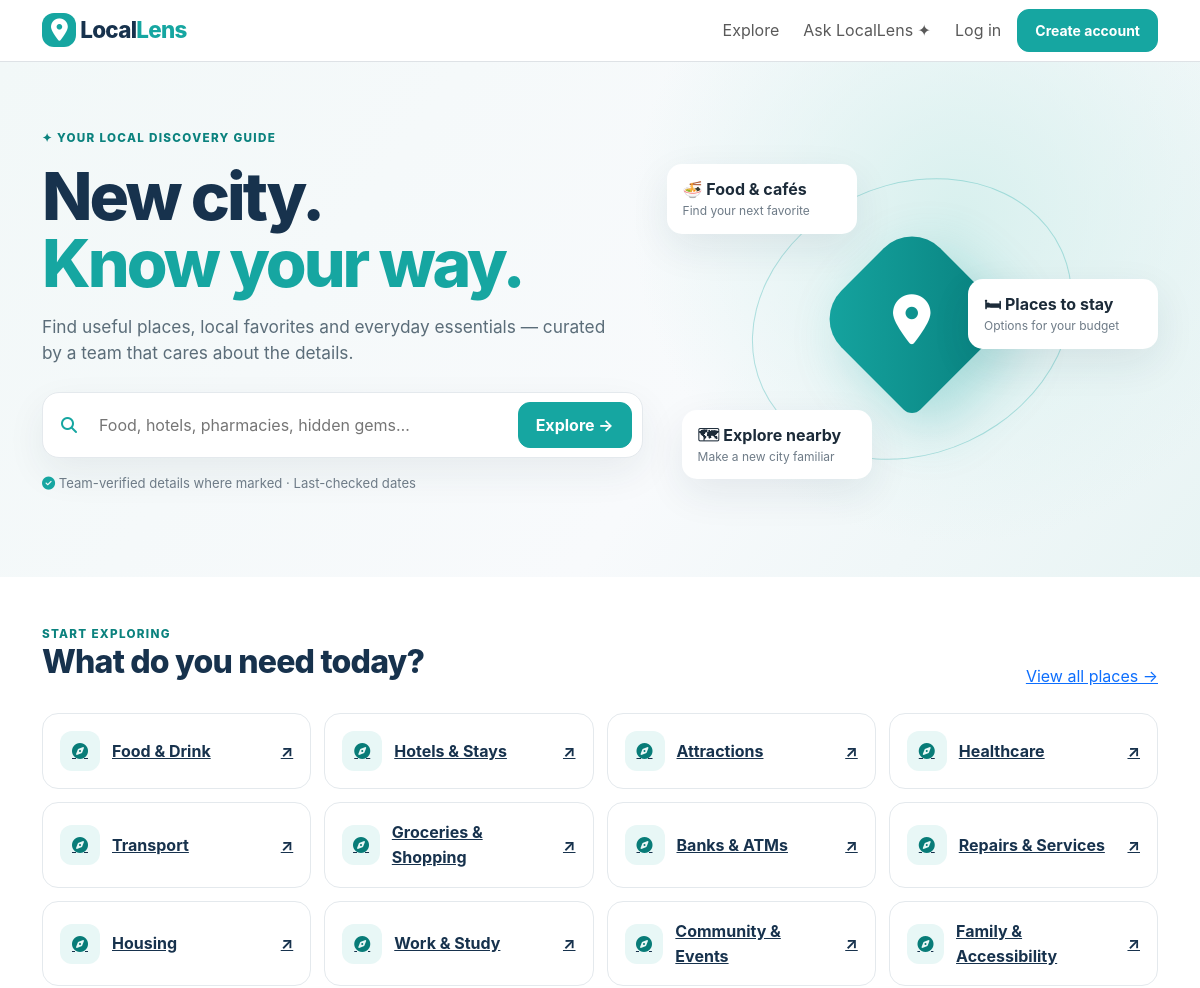
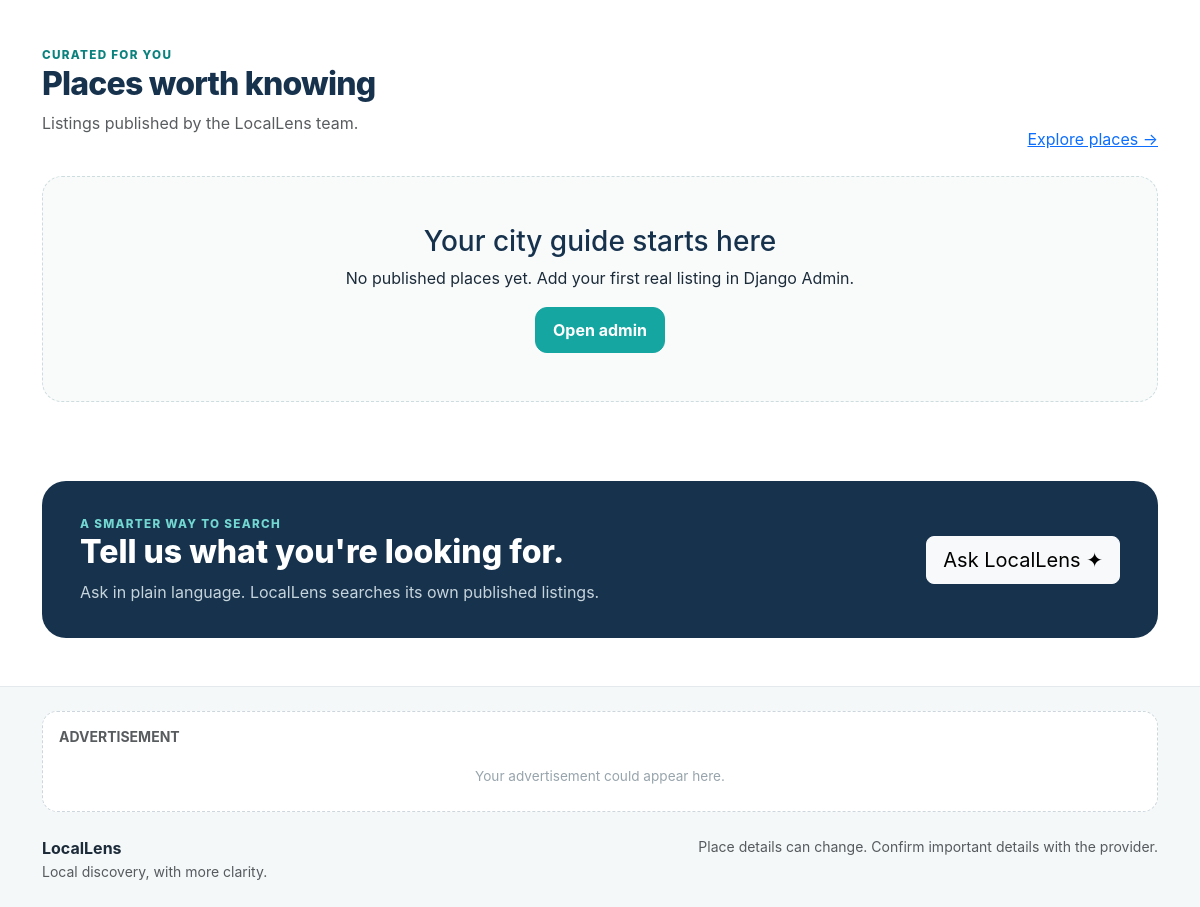
The page / on the database its author committed (2 pictures, top to bottom).
### places/models.py (models this page shows, shortened)
class Category(models.Model):
    name=models.CharField(max_length=100,unique=True); slug=models.SlugField(unique=True,blank=True); icon=models.CharField(max_length=40,blank=True)

### places/views.py (the view)
# urls.py: urlpatterns=[path('',views.home,name='home'),path('places/',views.place_list,name='place_list'),path('places/saved/',views.saved_places,name='saved_places'),path('places/<slug:slug>/',views.place_deta
def home(request):
    featured=Place.objects.filter(status='published').select_related('city','country','category').annotate(rating_avg=Avg('reviews__rating',filter=Q(reviews__status='approved')),review_count=Count('reviews',filter=Q(reviews__status='approved'))).order_by('-is_team_verified','-last_verified_at','name')[:6]
    return render(request,'home.html',{'featured':featured,'categories':Category.objects.all()})

### advertisements/context_processors.py (called while the page is built)
def active_ad(request):
    try:ad=next((x for x in Advertisement.objects.all() if x.is_live()),None)
    except Exception:ad=None
    return {'active_ad':ad}

### templates/home.html (shortened to what this page needs)
{% extends 'base.html' %}{% block title %}LocalLens — Find your place in a new city{% endblock %}{% block content %}
<section class="hero"><div class="container hero-inner"><div><div class="eyebrow">✦ YOUR LOCAL DISCOVERY GUIDE</div><h1>New city.<br><span>Know your way.</span></h1><p class="leadish">Find useful places, local favorites and everyday essentials — curated by a team that cares about the details.</p><form action="{% url 'place_list' %}" class="hero-search"><i class="fa-solid fa-magnifying-glass"></i><input name="q" type="search" placeholder="Food, hotels, pharmacies, hidden gems…" aria-label="Search places"><button class="btn btn-brand">Explore →</button></form><p class="trust"><i class="fa-solid fa-circle-check"></i> Team-verified details where marked · Last-checked dates</p></div><div class="hero-art"><div class="orbit"></div><div class="pin"><i class="fa-solid fa-location-dot"></i></div><div class="float f1"><b>🍜 Food & cafés</b><small>Find your next favorite</small></div><div class="float f2"><b>🛏 Places to stay</b><small>Options for your budget</small></div><div class="float f3"><b>🗺 Explore nearby</b><small>Make a new city familiar</small></div></div></div></section>
<section class="container py-5"><div class="section-head"><div><div class="eyebrow">START EXPLORING</div><h2>What do you need today?</h2></div><a href="{% url 'place_list' %}">View all places →</a></div><div class="category-grid">{% for c in categories %}<a class="category-tile" href="{% url 'place_list' %}?category={{ c.id }}"><span class="cat-icon"><i class="fa-solid fa-compass"></i></span>{{ c.name }} <span class="ms-auto">↗</span></a>{% endfor %}</div></section>
<section class="container pb-4"><div class="section-head"><div><div class="eyebrow">CURATED FOR YOU</div><h2>Places worth knowing</h2><p class="text-muted">Listings published by the LocalLens team.</p></div><a href="{% url 'place_list' %}">Explore places →</a></div><div class="row g-4">{% for p in featured %}<div class="col-md-6 col-lg-4"><article class="place-card h-100"><a class="place-photo" href="{{ p.get_absolute_url }}">{% if p.cover_image %}<img src="{{ p.cover_image.url }}" alt="{{ p.name }}">{% else %}<div class="fallback"><i class="fa-solid fa-location-dot"></i><span>LocalLens place</span></div>{% endif %}{% if p.is_team_verified %}<span class="verified">✓ Team checked</span>{% endif %}</a><div class="place-body"><div class="kicker">{{ p.category.name }} · {{ p.city.name }}</div><h3><a href="{{ p.get_absolute_url }}">{{ p.name }}</a></h3><p>{{ p.short_description|default:p.address|truncatechars:100 }}</p><div class="meta"><span>{% if p.rating_avg %}⭐ {{ p.rating_avg|floatformat:1 }} ({{ p.review_count }}){% else %}No reviews yet{% endif %}</span><span>{% if p.price_min %}{{ p.currency }} {{ p.price_min }}+{% else %}Price not listed{% endif %}</span></div>{% if p.last_verified_at %}<small class="text-muted">Checked {{ p.last_verified_at|date:'d M Y' }}</small>{% endif %}</div></article></div>{% empty %}<div class="col-12"><div class="empty"><h3>Your city guide starts here</h3><p>No published places yet. Add your first real listing in Django Admin.</p><a href="/admin/" class="btn btn-brand">Open admin</a></div></div>{% endfor %}</div></section>
<section class="container"><div class="ask-banner"><div><div class="eyebrow">A SMARTER WAY TO SEARCH</div><h2>Tell us what you're looking for.</h2><p>Ask in plain language. LocalLens searches its own published listings.</p></div><a class="btn btn-light btn-lg" href="{% url 'ask' %}">Ask LocalLens ✦</a></div></section>{% endblock %}

### templates/base.html (shortened to what this page needs)
{% load static %}<!doctype html><html lang="en"><head><link href="https://cdn.jsdelivr.net/npm/bootstrap@5.3.3/dist/css/bootstrap.min.css" rel="stylesheet"><link href="https://cdnjs.cloudflare.com/ajax/libs/font-awesome/6.5.2/css/all.min.css" rel="stylesheet"><link href="{% static 'css/style.css' %}" rel="stylesheet"></head><body>
<nav class="navbar navbar-expand-lg bg-white border-bottom sticky-top"><div class="container"><a class="navbar-brand brand" href="{% url 'home' %}"><span class="mark"><i class="fa-solid fa-location-dot"></i></span> Local<span>Lens</span></a><button class="navbar-toggler" data-bs-toggle="collapse" data-bs-target="#nav"></button><div id="nav" class="collapse navbar-collapse"><div class="navbar-nav ms-auto align-items-lg-center gap-lg-2"><a class="nav-link" href="{% url 'place_list' %}">Explore</a><a class="nav-link" href="{% url 'ask' %}">Ask LocalLens ✦</a>{% if user.is_authenticated %}<a class="nav-link" href="{% url 'saved_places' %}">Saved</a>{% if user.is_staff %}<a class="nav-link" href="{% url 'dashboard' %}">Team dashboard</a>{% endif %}<form method="post" action="{% url 'logout' %}">{% csrf_token %}<button class="btn btn-outline-secondary btn-sm">Log out</button></form>{% else %}<a class="nav-link" href="{% url 'login' %}">Log in</a><a class="btn btn-brand btn-sm" href="{% url 'register' %}">Create account</a>{% endif %}</div></div></div></nav>
{% if messages %}<div class="container pt-3">{% for message in messages %}<div class="alert alert-info">{{ message }}</div>{% endfor %}</div>{% endif %}<main>{% block content %}{% endblock %}</main>
<footer class="site-footer mt-5"><div class="container py-4"><div class="ad-slot mb-4"><div class="small text-uppercase text-muted fw-bold mb-2">Advertisement</div>{% if active_ad %}<a class="ad-content" href="{{ active_ad.destination_url|default:'#' }}" target="_blank" rel="noopener noreferrer">{% if active_ad.image %}<img src="{{ active_ad.image.url }}" alt="{{ active_ad.title }}">{% endif %}{{ active_ad.title }}</a>{% else %}<div class="ad-placeholder">Your advertisement could appear here.</div>{% endif %}</div><div class="d-flex justify-content-between flex-wrap gap-2"><div><b>LocalLens</b><div class="small text-muted">Local discovery, with more clarity.</div></div><div class="small text-muted">Place details can change. Confirm important details with the provider.</div></div></div></footer><script src="https://cdn.jsdelivr.net/npm/bootstrap@5.3.3/dist/js/bootstrap.bundle.min.js"></script><script src="{% static 'js/main.js' %}"></script></body></html>

### static/css/style.css (style rules this page uses)
:root { --navy:#17324d;--teal:#16a6a1;--dark:#10263a;--ink:#1c2b39;--muted:#6e7b87;--line:#e4e9ed;--wash:#f4f8f8 }
* { box-sizing:border-box }
body { font-family:Inter,system-ui,-apple-system,'Segoe UI',sans-serif;color:var(--ink);line-height:1.55 }
.brand { font-size:1.4rem;font-weight:850;color:var(--navy)!important;letter-spacing:-.7px }
.brand>span:last-child { color:var(--teal) }
.mark { display:inline-grid;place-items:center;background:var(--teal);color:white;width:34px;height:34px;border-radius:12px }
.btn-brand { background:var(--teal);border-color:var(--teal);color:white;font-weight:700;border-radius:12px;padding:10px 17px }
.hero { background:radial-gradient(circle at 80% 30%,#d8f0ee,transparent 32%),linear-gradient(125deg,#f2f8f8,#f8fafc 60%,#e8f4f4) }
.hero-inner { min-height:515px;display:grid;grid-template-columns:1.1fr .9fr;gap:24px;align-items:center;padding-top:50px;padding-bottom:50px }
.eyebrow,.kicker { font-size:.73rem;letter-spacing:1.3px;text-transform:uppercase;font-weight:800;color:#0b827e }
.hero h1 { font-size:clamp(3rem,5.5vw,5.1rem);font-weight:850;line-height:1.02;letter-spacing:-3px;color:var(--navy);margin:16px 0 }
.hero h1 span { color:var(--teal) }
.leadish { font-size:1.08rem;color:#5b6d79;max-width:580px }
.hero-search { display:flex;align-items:center;gap:12px;background:white;border:1px solid var(--line);border-radius:17px;padding:9px 10px 9px 18px;box-shadow:0 15px 38px #17324d12;max-width:620px;margin-top:25px }
.hero-search>i { color:var(--teal) }
.hero-search input { border:0;outline:0;min-width:0;flex:1;padding:10px }
.trust { font-size:.82rem;color:var(--muted);margin-top:15px }
.trust i { color:var(--teal) }
.hero-art { height:340px;position:relative;display:grid;place-items:center }
.orbit { position:absolute;width:330px;height:270px;border:1px solid #16a6a14d;border-radius:50%;transform:rotate(-25deg) }
.pin { width:140px;height:140px;border-radius:40px 40px 40px 12px;transform:rotate(-45deg);display:grid;place-items:center;background:linear-gradient(135deg,var(--teal),#087f7d);box-shadow:0 25px 55px #16a6a14d;color:white;font-size:50px }
.pin i { transform:rotate(45deg) }
.float { position:absolute;background:white;border-radius:15px;padding:13px 16px;box-shadow:0 14px 40px #17324d15;min-width:190px }
.float b,.float small { display:block }
.float small { font-size:.75rem;color:var(--muted) }
.f1 { top:15px;left:0 }
.f2 { top:130px;right:0 }
.f3 { bottom:10px;left:15px }
.section-head { display:flex;align-items:end;justify-content:space-between;gap:20px;margin-bottom:24px }
.section-head h2 { font-weight:800;color:var(--navy);letter-spacing:-.8px }
.category-grid { display:grid;grid-template-columns:repeat(4,1fr);gap:13px }
.category-tile { display:flex;align-items:center;gap:12px;padding:17px;border:1px solid var(--line);border-radius:16px;color:var(--navy);font-weight:700;transition:.2s }
.cat-icon { display:grid;place-items:center;width:40px;height:40px;background:#e8f7f6;color:#087c78;border-radius:12px }
.empty { text-align:center;padding:48px 20px;border:1px dashed #cddcde;border-radius:20px;background:#f9fbfb }
.empty h3 { color:var(--navy) }
.ask-banner { margin-top:55px;margin-bottom:20px;background:var(--navy);color:white;border-radius:24px;padding:34px 38px;display:flex;align-items:center;justify-content:space-between;gap:24px }
.ask-banner h2 { color:white;font-weight:800 }
.ask-banner p { color:#c6d4dc;margin:0 }
.ask-banner .eyebrow { color:#73d7d1 }
.site-footer { background:#f5f8f9;border-top:1px solid var(--line) }
.ad-slot { border:1px dashed #ccd6dc;border-radius:15px;background:white;padding:14px 16px;min-height:82px }
.ad-placeholder { text-align:center;color:#98a4ac;padding:10px;font-size:.85rem }

### rows shown on the page
Category: name "Food & Drink"
Category: name "Hotels & Stays"
Category: name "Attractions"
Category: name "Healthcare"
Category: name "Transport"
Category: name "Groceries & Shopping"
Category: name "Banks & ATMs"
Category: name "Repairs & Services"
Category: name "Housing"
Category: name "Work & Study"
Category: name "Community & Events"
Category: name "Family & Accessibility"
